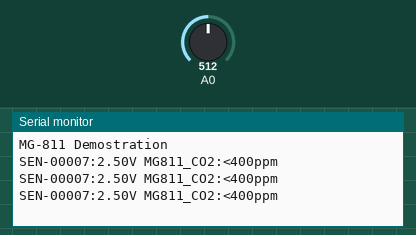
This sketch was run on a simulated Arduino Uno, built with avr-gcc and run on an emulated ATmega328P. On the bench: the last lines printed to the serial monitor. The test bench sets the inputs (shaded band); at power-on: A0 = 512.

Above: at 1.2 s.
1.3 s: A0 set to 398
At 1.89 s:
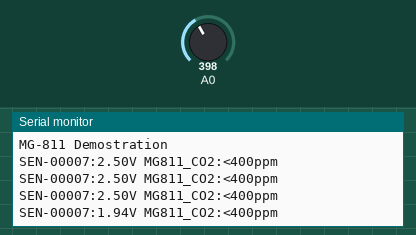
2.8 s: A0 set to 373
At 3.69 s:
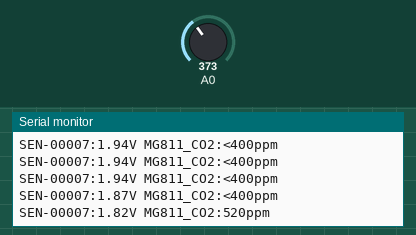
Timing chart, 0 to 5.8 s (numbered marks = the images above; inputs shaded):
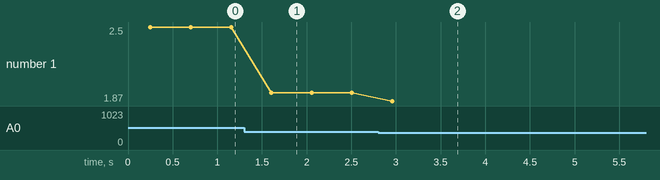

Measured:
- the behaviour switches between 383 and 382 on A0 (found by bisection; images 1 and 2)
- after the input at 1.3 s, the serial monitor: prints a new line after 0.31 s (image 1)
- after the input at 2.8 s, the serial monitor: prints a new line after 0.16 s (image 2)
- plotted number 1: 2.5 → 1.94 after the input at 1.3 s, 1.94 → 1.87 after the input at 2.8 s

The sketch:

MQ811-sensors.ino
```cpp
/*******************Demo for MG-811 Gas Sensor Module V1.1*****************************
Author:  Tiequan Shao: tiequan.shao@sandboxelectronics.com
         Peng Wei:     peng.wei@sandboxelectronics.com

Lisence: Attribution-NonCommercial-ShareAlike 3.0 Unported (CC BY-NC-SA 3.0)

Note:    This piece of source code is supposed to be used as a demostration ONLY. More
         sophisticated calibration is required for industrial field application.

                                                    Sandbox Electronics    2012-05-31
************************************************************************************/

/************************Hardware Related Macros************************************/
#define         MG811_MG_PIN                       (0)     //define which analog input channel you are going to use
#define         MG811_BOOL_PIN                     (2)
#define         MG811_DC_GAIN                      (8.5)   //define the DC gain of amplifier

/***********************Software Related Macros************************************/
#define         READ_SAMPLE_INTERVAL         (50)    //define how many samples you are going to take in normal operation
#define         READ_SAMPLE_TIMES            (5)     //define the time interval(in milisecond) between each samples in
//normal operation

/**********************Application Related Macros**********************************/
//These two values differ from sensor to sensor. user should derermine this value.
#define         MG811_ZERO_POINT_VOLTAGE           (0.220) //define the output of the sensor in volts when the concentration of CO2 is 400PPM
#define         MG811_REACTION_VOLTAGE             (0.020) //define the voltage drop of the sensor when move the sensor from air into 1000ppm CO2

/*****************************Globals***********************************************/
float           MG811_CO2Curve[3]  =  {2.602, MG811_ZERO_POINT_VOLTAGE, (MG811_REACTION_VOLTAGE / (2.602 - 3))};
//two points are taken from the curve.
//with these two points, a line is formed which is
//"approximately equivalent" to the original curve.
//data format:{ x, y, slope}; point1: (lg400, 0.324), point2: (lg4000, 0.280)
//slope = ( reaction voltage ) / (log400 –log1000)

void setup()
{
  Serial.begin(57600);                              //UART setup, baudrate = 9600bps
  pinMode(MG811_BOOL_PIN, INPUT);                        //set pin to input
  digitalWrite(MG811_BOOL_PIN, HIGH);                    //turn on pullup resistors

  Serial.print("MG-811 Demostration\n");
}

void loop()
{
  int percentage;
  float volts;

  volts = MG811_MGRead(MG811_MG_PIN);
  Serial.print( "SEN-00007:" );
  Serial.print(volts);
  Serial.print( "V " );

  percentage = MG811_MGGetPercentage(volts, MG811_CO2Curve);
  Serial.print("MG811_CO2:");
  if (percentage == -1) {
    Serial.print( "<400" );
  } else {
    Serial.print(percentage);
  }

  Serial.print( "ppm" );
  Serial.print("\n");
/*
  if (digitalRead(MG811_BOOL_PIN) ) {
    Serial.print( "=====BOOL is HIGH======" );
  } else {
    Serial.print( "=====BOOL is LOW======" );
  }

  Serial.print("\n");
*/
  delay(200);
}

/*****************************  MGRead *********************************************
Input:   mg_pin - analog channel
Output:  output of SEN-000007
Remarks: This function reads the output of SEN-000007
************************************************************************************/
float MG811_MGRead(int mg_pin)
{
  int i;
  float v = 0;

  for (i = 0; i < READ_SAMPLE_TIMES; i++) {
    v += analogRead(mg_pin);
    delay(READ_SAMPLE_INTERVAL);
  }
  v = (v / READ_SAMPLE_TIMES) * 5 / 1024 ;
  return v;
}

/*****************************  MQGetPercentage **********************************
Input:   volts   - SEN-000007 output measured in volts
         pcurve  - pointer to the curve of the target gas
Output:  ppm of the target gas
Remarks: By using the slope and a point of the line. The x(logarithmic value of ppm)
         of the line could be derived if y(MG-811 output) is provided. As it is a
         logarithmic coordinate, power of 10 is used to convert the result to non-logarithmic
         value.
************************************************************************************/
int  MG811_MGGetPercentage(float volts, float *pcurve)
{
  if ((volts / MG811_DC_GAIN ) >= MG811_ZERO_POINT_VOLTAGE) {
    return -1;
  } else {
    return pow(10, ((volts / MG811_DC_GAIN) - pcurve[1]) / pcurve[2] + pcurve[0]);
  }
}
```
